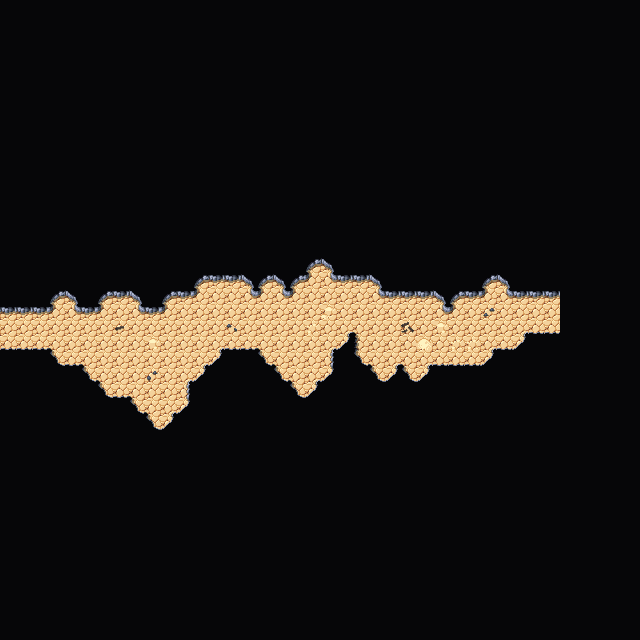

A 2D game scene composited from a Tiled map and its tileset images. What follows is a short description and the map's XML, with each tile layer's data collapsed to a summary:
An orthogonal 40x40 tile map with 16x16 px tiles, 4 tile layers (Collision, Background, Walls, Clutter), 2 tilesets and 2 objects.

<map version="1.5" tiledversion="1.7.2" orientation="orthogonal" renderorder="right-down" width="40" height="40" tilewidth="16" tileheight="16" infinite="0" nextlayerid="7" nextobjectid="62">
 <editorsettings>
  <export target="wastetown..tmx" format="tmx" />
 </editorsettings>
 <tileset firstgid="1" source="../../../../common/maps/tileset/main.tsx" />
 <tileset firstgid="3477" source="../../../../common/maps/tileset/buildings.tsx" />
 <layer id="6" name="Collision" width="40" height="40">
  <data>[1600 cells, 0 non-empty, 0 distinct tile ids]</data>
 </layer>
 <layer id="1" name="Background" width="40" height="40">
  <data>[1600 cells, 1600 non-empty, 1 distinct tile ids]</data>
 </layer>
 <layer id="2" name="Walls" width="40" height="40">
  <data>[1600 cells, 1508 non-empty, 16 distinct tile ids]</data>
 </layer>
 <layer id="3" name="Clutter" width="40" height="40">
  <properties>
   <property name="spriteLayer" type="bool" value="true" />
  </properties>
  <data>[1600 cells, 12 non-empty, 9 distinct tile ids]</data>
 </layer>
 <objectgroup id="4" name="Objects">
  <object id="59" template="../../../../common/maps/obj/door_right.tx" x="3.33333e-06" y="336.333">
   <properties>
    <property name="teleport" value="../common/maps/map/cave/cave_multilevel_4/cave_23B8.tmx" />
    <property name="teleportObjectId" value="60" />
   </properties>
  </object>
  <object id="60" template="../../../../common/maps/obj/door_left.tx" x="542" y="322">
   <properties>
    <property name="teleport" value="../common/maps/map/cave/cave_multilevel_4/cave_23B10.tmx" />
    <property name="teleportObjectId" value="59" />
   </properties>
  </object>
 </objectgroup>
</map>
